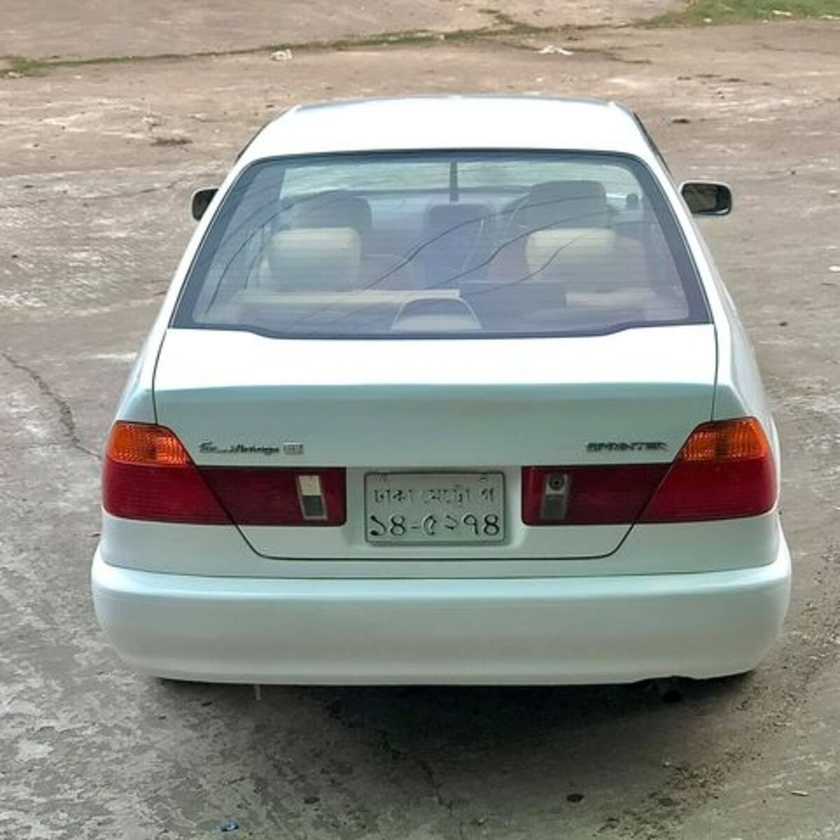
#> input picture license-plate-recognition/backend/uploads/1776190262923-dataset-card.jpg, 840 x 840 px, shrunk from 1200 x 1200 before the run
$ python processor.py ../../../license-plate-recognition/backend/uploads/1776190262923-dataset-card.jpg out.png
#> lines starting #> are read from the running program, lines starting #| are printed output that depends on the picture
import sys
import os
import cv2

if len(sys.argv) != 3:
    print("Usage: python processor.py <input_path> <output_path>")
    sys.exit(1)

input_path = sys.argv[1]
output_path = sys.argv[2]

if not os.path.exists(input_path):
    print("Input image not found")
    sys.exit(1)

image = cv2.imread(input_path)
#> image is the input picture: shape (840, 840, 3); mean B, G, R 139.8, 145.9, 144.9

if image is None:
    print("Could not read image")
    sys.exit(1)

blurred = cv2.GaussianBlur(image, (25, 25), 0)
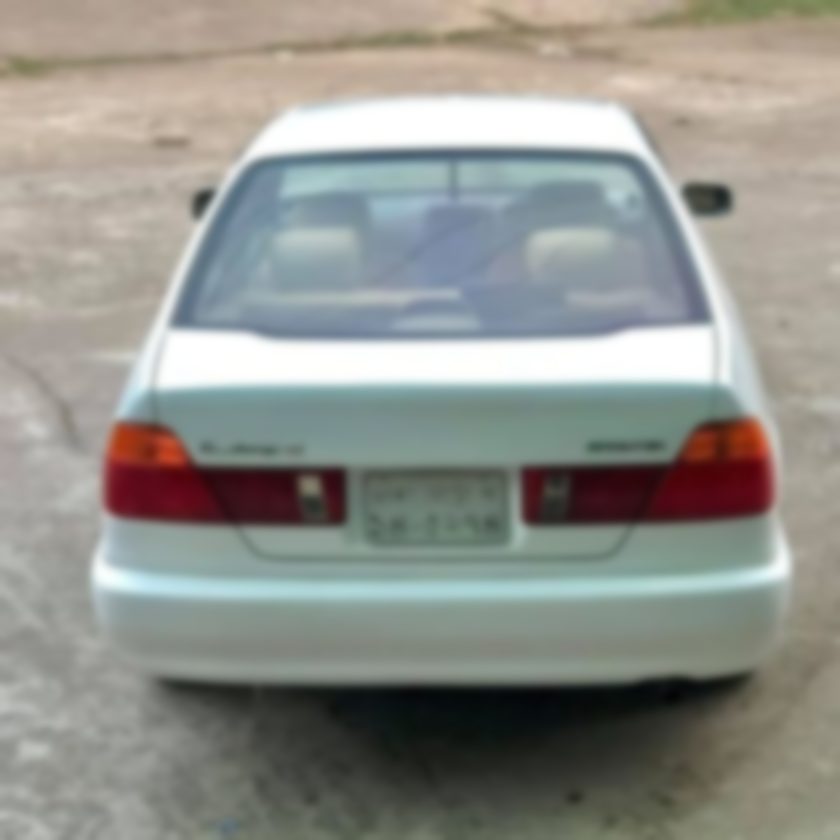
#> blurred: shape (840, 840, 3); mean B, G, R 139.8, 145.9, 144.9

saved = cv2.imwrite(output_path, blurred)

if not saved:
    print("Failed to save output image")
    sys.exit(1)

print("Done")
sys.exit(0)
#> (the program exits here)
